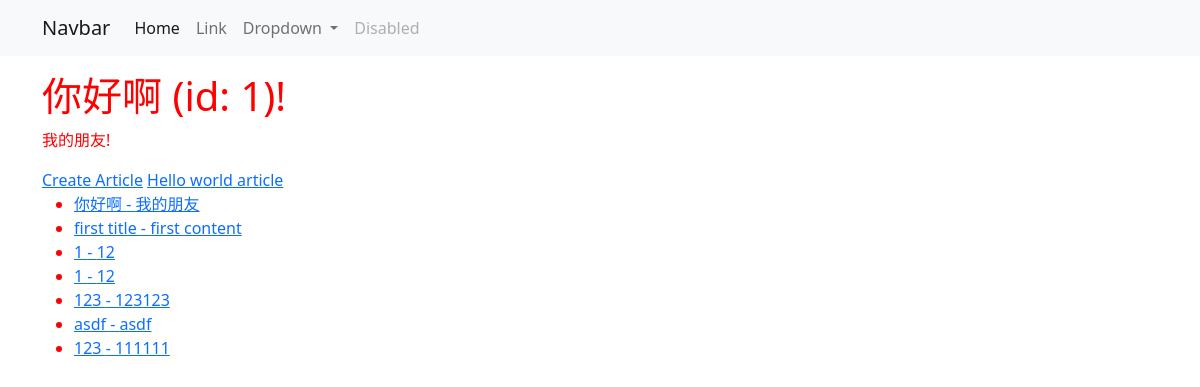
The app's page /, older data.
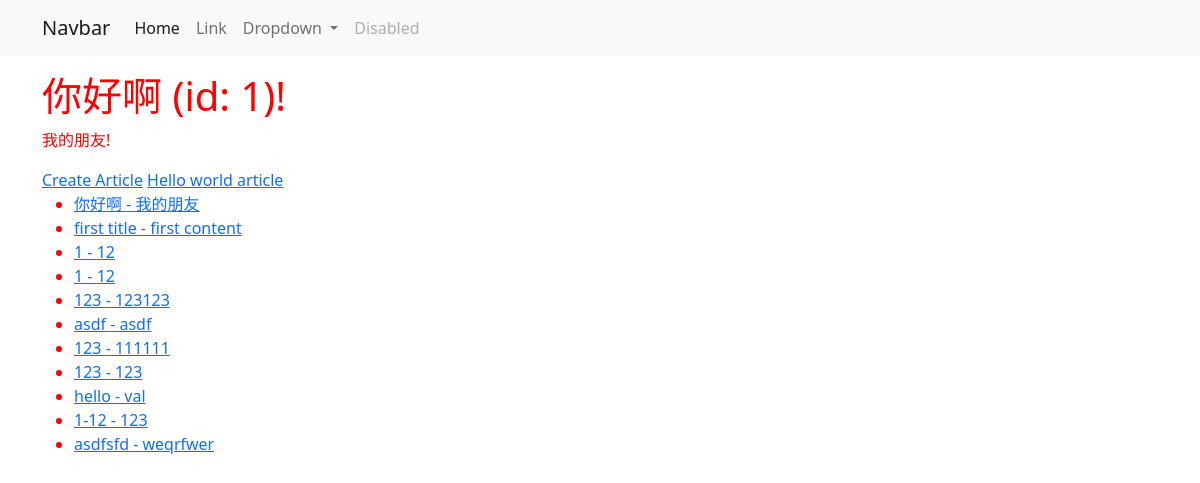
The same page, newer data.
### articles/models.py (models this page shows, shortened)
class Article(models.Model):
    user = models.ForeignKey(User, blank=True, null=True, on_delete=models.SET_NULL)
    title = models.CharField(max_length=120)
    slug = models.SlugField(unique=True, blank=True, null=True)
    content = models.TextField()
    timestamp = models.DateTimeField(auto_now_add=True)
    updated = models.DateTimeField(auto_now=True)
    publish = models.DateField(auto_now_add=False, auto_now=False, null=True, blank=True)
    objects = ArticleManager()
    def get_absolute_url(self):
        return reverse("articles:detail", kwargs={"slug": self.slug})

### app/views.py (the view)
# urls.py: path('', home_view),  # index / home / root
def home_view(request, *args, **kwargs):
    name = "Justin"  # hard coded
    random_id = random.randint(1, 4)  # pseudo random
    article_obj = Article.objects.all().first()
    article_queryset = Article.objects.all()
    context = {
        "object_list": article_queryset,
        "object": article_obj,
    }
    HTML_STRING = render_to_string("home-view.html", context=context)
    return HttpResponse(HTML_STRING)

### articles/models.py (called while the page is built)
    def get_queryset(self):
        return ArticleQuerySet(self.model, using=self._db)

### templates/home-view.html
{% extends "base.html" %}
{% block content %}
<h1>{{ object.title }} (id: {{ object.id }})!</h1>
<p>{{ object.content }}!</p>
<a href='{% url "articles:create" %}'>Create Article</a>
<a href='{% url "articles:detail" slug="hello-world" %}'>Hello world article</a>
<ul>
    {% for x in object_list %}
        {% if x.title %}
            <li><a href='{{ x.get_absolute_url }}'>{{ x.title }} - {{ x.content }}</a></li>
        {% endif %}
    {% endfor %}
</ul>
{% endblock content %}

### templates/base.html (shortened to what this page needs)
{% load static %}
<!DOCTYPE html>
<html>
    <head>
    <link href="https://cdn.jsdelivr.net/npm/bootstrap@5.1.1/dist/css/bootstrap.min.css" rel="stylesheet">
        <link rel='stylesheet' href='{% static "recipes/recipes-htmx.css" %}' />
    </head>
    <body>
        {% include 'base/navbar.html' %}
        <div class='container'>
            {% block content %}{% endblock content %}
        </div>
    </body>
</html>

### templates/base/navbar.html (shortened to what this page needs)
<nav class="navbar navbar-expand-lg navbar-light bg-light mb-3">
    <div class="container">
        <a class="navbar-brand" href="#">Navbar</a>
        <div class="collapse navbar-collapse" id="navbarSupportedContent">
            <ul class="navbar-nav me-auto mb-2 mb-lg-0">
                <li class="nav-item">
                    <a class="nav-link active" aria-current="page" href="#">Home</a>
                </li>
                <li class="nav-item">
                    <a class="nav-link" href="#">Link</a>
                </li>
                <li class="nav-item dropdown">
                    <a class="nav-link dropdown-toggle" href="#" id="navbarDropdown" role="button"
                       data-bs-toggle="dropdown" aria-expanded="false">
                        Dropdown
                    </a>
                </li>
                <li class="nav-item">
                    <a class="nav-link disabled">Disabled</a>
                </li>
            </ul>
        </div>
    </div>
</nav>

### static/recipes/recipes-htmx.css (style rules this page uses)
body { color: red !important; }

Row changes from the older to the newer data that the page shows:
added Article: title "123", content "123"
added Article: title "hello", content "val"
added Article: title "1-12", content "123"
added Article: title "asdfsfd", content "weqrfwer"
